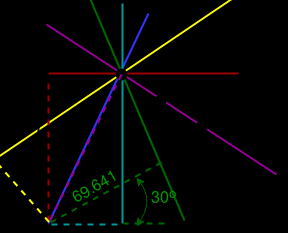
#> input picture Yourphoto.png, 288 x 233 px
$ python LineDetected.py
#> lines starting #> are read from the running program, lines starting #| are printed output that depends on the picture; after the words box and inside, x2 and y2 are one past the last pixel; in counts of white or black regions, pixels touching at a corner belong together
# Python программа для иллюстрации HoughLine
# метод для обнаружения линии

import cv2

import numpy as np

# Чтение нужного изображения в
# какие операции должны быть выполнены.
# Убедитесь, что изображение в том же
# каталог, в котором находится эта программа на питоне

img = cv2.imread('Yourphoto.png')
#> img is the input picture: shape (233, 288, 3); mean B, G, R 3.9, 5.2, 4.9

# Конвертировать img в оттенки серого

gray = cv2.cvtColor(img, cv2.COLOR_BGR2GRAY)
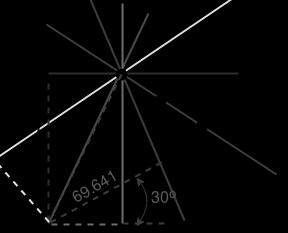
#> gray: shape (233, 288); min 0, max 226, mean 5

# Применить метод определения края на изображении

edges = cv2.Canny(gray, 50, 150, apertureSize=3)
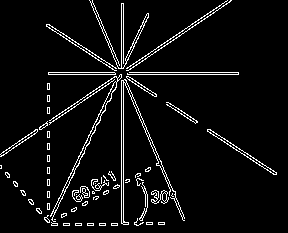
#> edges: shape (233, 288); 5.6% white in thin lines or dots

# Это возвращает массив значений r и тета

lines = cv2.HoughLines(edges, 1, np.pi / 180, 200)
#> lines = [[127, 0.977], [121, 0], [123, 0], [-6, 2.15]]

# Ниже для цикла работает до т и значений тета
# находятся в диапазоне 2d массива

for r, theta in lines[0]:
    # Сохраняет значение cos (theta) в

    a = np.cos(theta)

    # Сохраняет значение греха (тета) в б

    b = np.sin(theta)

    # x0 хранит значение rcos (theta)

    x0 = a * r

    # y0 хранит значение rsin (theta)

    y0 = b * r

    # x1 хранит округленное значение (rcos (theta) -1000sin (theta))

    x1 = int(x0 + 1000 * (-b))

    # y1 хранит округленное значение (rsin (тета) + 1000cos (тета))

    y1 = int(y0 + 1000 * (a))

    # x2 хранит округленное значение (rcos (тета) + 1000sin (тета))

    x2 = int(x0 - 1000 * (-b))

    # y2 хранит округленное значение (rsin (theta) -1000cos (theta))

    y2 = int(y0 - 1000 * (a))

    # cv2.line рисует линию в img из точки (x1, y1) в (x2, y2).

    # (0,0,255) обозначает цвет линии, которая будет

    # drawn. В этом случае это красный.

    cv2.line(img, (x1, y1), (x2, y2), (0, 0, 255), 2)
#> this loop made 1 pass
#> (r, theta, a, b, x0, y0, x1, y1) on pass 1: (127, 0.977, 0.559, 0.829, 71.02, 105.3, -758, 664)
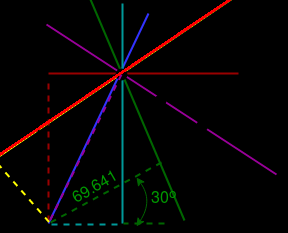
#> img: shape (233, 288, 3); 1.17% of pixels changed, all inside (x1, y1, x2, y2) = (0, 0, 231, 156)

# Все изменения, сделанные во входном изображении, наконец-то
# написано на новом изображении houghlines.jpg

cv2.imwrite('ResultlinesDetected.jpg', img)
